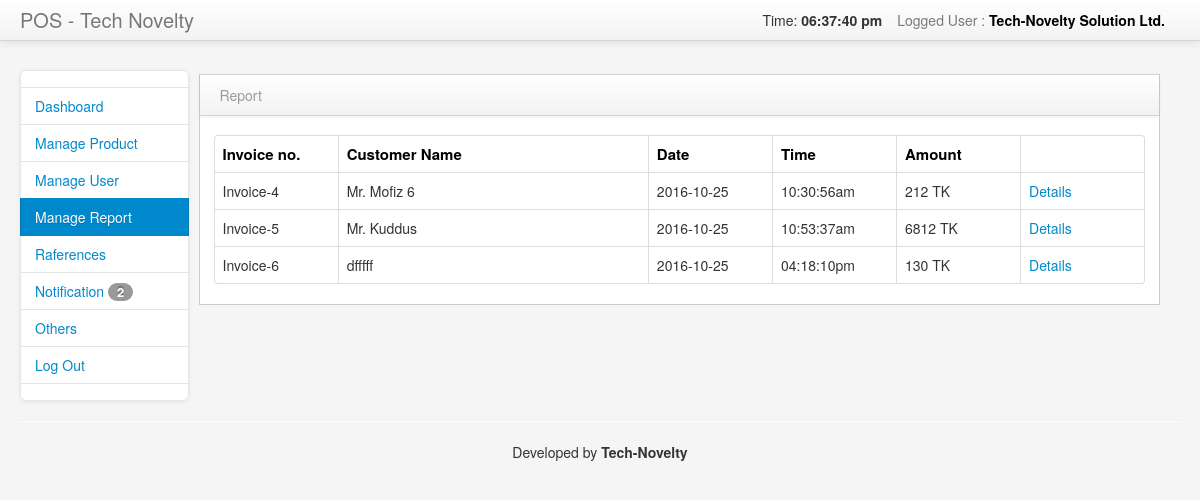
Screenshot of /admin/customer_date_wise_invoice_list.php?cdate=2016-10-25 (signed in) with the database file from the repository.
### tables this page shows
CREATE TABLE IF NOT EXISTS `tbinvoice` (
  `inid` int(20) NOT NULL AUTO_INCREMENT,
  `invoice_Number` int(20) NOT NULL,
  `customerName` varchar(200) NOT NULL,
  `customerPhone` varchar(50) NOT NULL,
  `customerAddress` varchar(200) NOT NULL,
  `userId` int(20) NOT NULL,
  `invoiceDate` date NOT NULL,
  `invoiceTime` varchar(20) NOT NULL,
  `paymentMethodId` int(20) NOT NULL,
  `tenderedAmount` varchar(50) NOT NULL,
  PRIMARY KEY (`inid`)
);

### tools/functions.php (called while the page is built, shortened)
<?php
require_once("controller.php");
class myFunctions extends POSController{
	function getNotificationsNum(){
  		$query ="SELECT * FROM tbproducts WHERE quantity <5 ";
  		return $this->getRowNumber($query);
	}
	function getProductSalesListByInvoiceNumber($invoiceNumber){
	  		$query ="SELECT * FROM tbproductsales  WHERE invoiceNumber = '$invoiceNumber'";
	  		return $this->getData($query);
	}
	function getCustomerInvoiceByDate($date,$cphone){
  		$query ="SELECT * FROM tbinvoice WHERE customerPhone='$cphone' &&  invoiceDate = '$date' order by invoice_Number ASC ";
  		return $this->getData($query);
	}
}
?>

### tools/controller.php (called while the page is built, shortened)
<?php
class POSController extends MyPOSDB{
	function getData($query) {
		$result = mysql_query($query);
		while($row=mysql_fetch_assoc($result)) {
			$resultset[] = $row;
		}
		if(!empty($resultset))
			return $resultset;
	}
	function getRowNumber($query) {
		$result = mysql_query($query);
		$rows=mysql_num_rows($result);
		return $rows;
	}
}
	?>

### admin/customer_date_wise_invoice_list.php (the view, shortened to what this page needs)
<?php
require_once 'header_link.php';
$db_handle = new myFunctions();
?>
<!DOCTYPE html>
<html class="no-js">
    <head>
        <link href="assets/css/customizedstyle.css" rel="stylesheet" media="screen">
        <link href="assets/css/myresponsivestyle.css" rel="stylesheet" media="screen">
        <link href="assets/css/styles.css" rel="stylesheet" media="screen">
    </head>
    <body>
        <div class="navbar navbar-fixed-top">
            <div class="navbar-inner">
                <div class="container-fluid">
                    <a class="brand" href="#">POS - Tech Novelty </a>
                    <div class=" collapse">
                        <ul class="nav pull-right">
                            <li class="dropdown">
                               <p style="margin-top:10px;">Time:  <b> <script src="time.js" type="text/javascript"></script></b></p>
                             </li>
                            <li class="dropdown">
                                <a href="#" role="button" class="dropdown-toggle" data-toggle="dropdown"> <?php echo $user;?> </a>
                            </li>
                        </ul>
                   </div>
            </div>
        </div>
		</div>
        <div class="container-fluid">
            <div class="row-fluid">
                <div class="span2" id="sidebar">
                    <ul class="nav nav-list bs-docs-sidenav  collapse">
                        <li><a></a></li>
                        <li><a href="dashboard.php"> Dashboard</a></li>
                        <li><a href="manage_products.php"> Manage Product</a></li>
                        <li><a href="manage_users.php"> Manage User</a></li>
                        <li class="active"><a href="manage_report.php"> Manage Report</a></li>
                        <li><a href="manage_references.php"> Raferences</a></li>
                        <li><a href="notification.php"> Notification <span class="badge"><?php echo $db_handle->getNotificationsNum();?></span></a></li>
                        <li><a href="others.php"> Others</a></li>
                        <li><a href="logout.php"> Log Out</a></li>
                        <li><a></a></li>
					           </ul>
                </div>
                <div class="span10" style="margin-left:10px;" id="content">
                    <div class="row-fluid">
                        <div class="block">
                            <div class="navbar navbar-inner block-header">
                              <div class="muted pull-left" >Report  </div>
                            </div>
                            <div class="block-content collapse in">
                              <br>
                                <table style="margin-top:-15px"; class="table table-bordered table-stripted table-hover">
                                      <thead style="font-size:15px;color:black;">
                                            <th width="10%">Invoice no. <br></th>
                                            <th width="25%">Customer Name <br></th>
                                            <th width="10%">Date</th>
                                            <th  width="10%">Time <br></th>
                                            <th  width="10%">Amount <br></th>
                                            <th width="10%"></th>
                                       </thead>
                                    <?php
                                         $date = $_GET['cdate'];
                                         $cphone = $_GET['cphone'];
                                         $results = $db_handle->getCustomerInvoiceByDate($date,$cphone);
                                        $trow=count($results);
                                        if($trow>0){
                                        foreach($results as $invoice) {
                                        ?>
                                       <tr>
                                            <td><?php echo htmlentities("Invoice-".$invoice["invoice_Number"]); ?></td>
                                            <td><?php echo htmlentities($invoice["customerName"]); ?></td>
                                            <td><?php echo htmlentities($invoice["invoiceDate"]); ?></td>
                                            <td><?php echo htmlentities($invoice["invoiceTime"]); ?></td>
                                            <td><?php
                                              $total = 0;
                                              $results1 = $db_handle->getProductSalesListByInvoiceNumber($invoice["invoice_Number"]);
                                              if($results1){
                                              foreach($results1 as $invoiceTotalAmount) {
                                                $total += $invoiceTotalAmount["productPriceRate"]*$invoiceTotalAmount["productQtys"];
                                               }
                                            }
                                            echo htmlentities($total." TK"); ?></td>
                                            <td>
                                                <a target="_BLANK" href="save_invoice_as_pdf.php?id=<?php echo $invoice["invoice_Number"];?>">Details</a>
                                            </td>
                                          </tr>
                                       <?php
                                        } } ?>
                                </table>
                            </div>
                        </div>
                    </div>
				</div>
			</div>
            <hr>
            <footer>
            </footer>
        </div>
    </body>
</html>

### admin/assets/css/myresponsivestyle.css (style rules this page uses)
.row-fluid { width: 100%; *zoom: 1; }
.row-fluid:before, .row-fluid:after { display: table; line-height: 0; content: ""; }
.row-fluid:after { clear: both; }
.row-fluid [class*="span"] { display: block; float: left; width: 100%; min-height: 30px; margin-left: 2.564102564102564%; *margin-left: 2.5109110747408616%; -webkit-box-sizing: border-box; -moz-box-sizing: border-box; box-sizing: border-box; }
.row-fluid [class*="span"]:first-child { margin-left: 0; }
.row-fluid .span10 { width: 82.90598290598291%; *width: 82.8527914166212%; }
.row-fluid .span2 { width: 14.52991452991453%; *width: 14.476723040552828%; }

### admin/assets/css/styles.css (style rules this page uses)
body { padding-top: 0; padding-bottom: 40px; background-color: #f5f5f5; }
@media (min-width: 979px) { body { padding-top: 60px; } }
#content { margin-left:0px; }
.block { border: 1px solid #ccc; background: white; margin: 1em 0em; border-top: none; }
.block-content { margin: 1em; min-height: .25em; }
.block-header { margin-bottom: 0px; border-right: none; border-left: none; -webkit-border-radius: 0px; -moz-border-radius: 0px; border-radius: 0px; }
.block-header div { padding-top: 10px; }
.bs-docs-sidenav { max-width: 228px; margin: 10px 0 0; padding: 0; background-color: #fff; -webkit-border-radius: 6px; -moz-border-radius: 6px; border-radius: 6px; -webkit-box-shadow: 0 1px 4px rgba(0,0,0,.065); -moz-box-shadow: 0 1px 4px rgba(0,0,0,.065); box-shadow: 0 1px 4px rgba(0,0,0,.065); }
.bs-docs-sidenav > li > a { display: block; width: 190px \9; margin: 0 0 -1px; padding: 8px 14px; border: 1px solid #e5e5e5; }
.bs-docs-sidenav > li:first-child > a { -webkit-border-radius: 6px 6px 0 0; -moz-border-radius: 6px 6px 0 0; border-radius: 6px 6px 0 0; }
.bs-docs-sidenav > li:last-child > a { -webkit-border-radius: 0 0 6px 6px; -moz-border-radius: 0 0 6px 6px; border-radius: 0 0 6px 6px; }
.bs-docs-sidenav > .active > a { position: relative; z-index: 2; padding: 9px 15px; border: 0; text-shadow: 0 1px 0 rgba(0,0,0,.15); -webkit-box-shadow: inset 1px 0 0 rgba(0,0,0,.1), inset -1px 0 0 rgba(0,0,0,.1); -moz-box-shadow: inset 1px 0 0 rgba(0,0,0,.1), inset -1px 0 0 rgba(0,0,0,.1); box-shadow: inset 1px 0 0 rgba(0,0,0,.1), inset -1px 0 0 rgba(0,0,0,.1); }

### rows the page displays
tbinvoice: invoice_Number "Invoice-4", customerName "Mr. Mofiz 6", invoiceDate "2016-10-25", invoiceTime "10:30:56am", total "212 TK"
tbinvoice: invoice_Number "Invoice-5", customerName "Mr. Kuddus", invoiceDate "2016-10-25", invoiceTime "10:53:37am", total "6812 TK"
tbinvoice: invoice_Number "Invoice-6", customerName "dfffff", invoiceDate "2016-10-25", invoiceTime "04:18:10pm", total "130 TK"

### other values shown
$_SESSION['adminFullName'] "Tech-Novelty Solution Ltd."
$db_handle->getNotificationsNum() "2"
